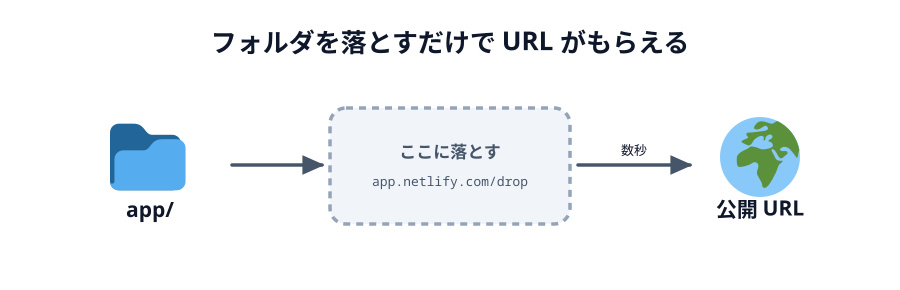

The script that saved this image:
# 00-thumbnail.svg
# スキーマ: SOURCE-PATH-GOAL（フォルダ → ドロップ → 公開 URL）

import sys
sys.path.insert(0, "/Users/seekseep/.claude/skills/genfig")
from genfig import Canvas, PALETTE

c = Canvas(900, 290)
c.text(450, 52, "フォルダを落とすだけで URL がもらえる", scale="xl")

c.node(150, 165, "app/", emoji_cp="1f4c1")
c.sticky(330, 108, 240, 116, color="gray", dash="dashed")
c.text(450, 158, "ここに落とす", scale="md")
c.text(450, 186, "app.netlify.com/drop", scale="sm", font="technical")
c.node(760, 165, "公開 URL", emoji_cp="1f30d")
c.connector(232, 165, 322, 165)
c.connector(578, 165, 690, 165, label="数秒", label_scale="sm")

c.save("00-thumbnail.svg")
